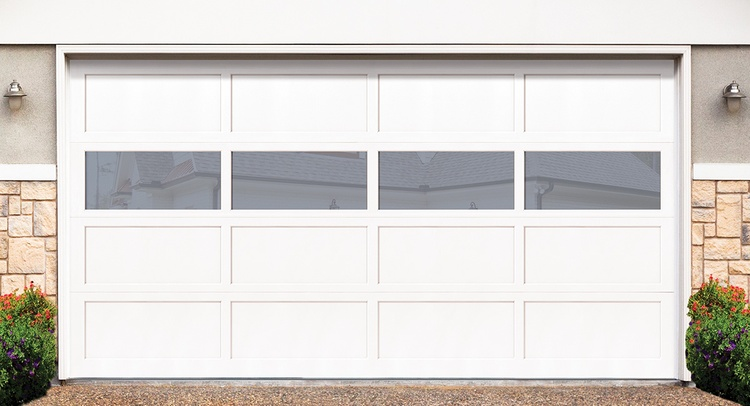
%> input picture raw/windows.jpg, 750 x 406 px, shrunk from 1200 x 650 before the run
$ octave edge-demo-detail.m   (GNU Octave 9; MATLAB toolbox functions it lacks are replaced by stand-ins)
%> lines starting %> are read from the running program, lines starting %| are printed output that depends on the picture; in (x1, y1, x2, y2) boxes, pixels count from 0 and x2, y2 are one past the last pixel; in counts of white or black regions, pixels touching at a corner belong together; the program's own positions count from 1
%% Edge Detection Detail
% Load the image
building2 = imread('../raw/windows.jpg');
%> building2 is the input picture: size 406x750x3 uint8; mean R, G, B 214.4, 210.3, 206.4

% Display the original image
imshow(building2);
title('Original Image');

% Convert the image to grayscale
gray_building = rgb2gray(building2);
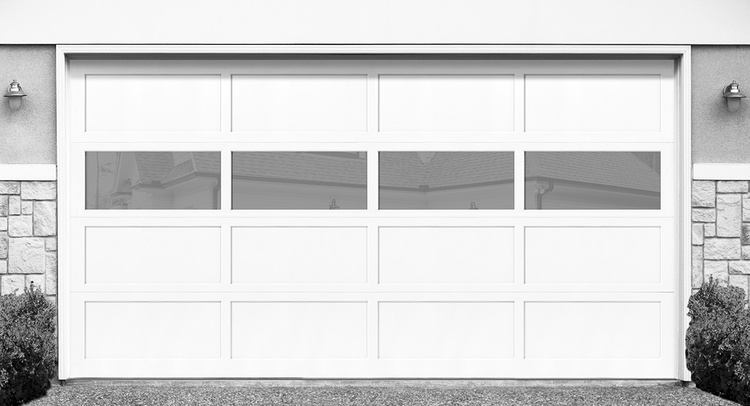
%> gray_building: size 406x750 uint8; min 0, max 255, mean 211.1

%% Edge Detection
% Edge Detection options
edge_prewitt = edge(gray_building, 'Prewitt');
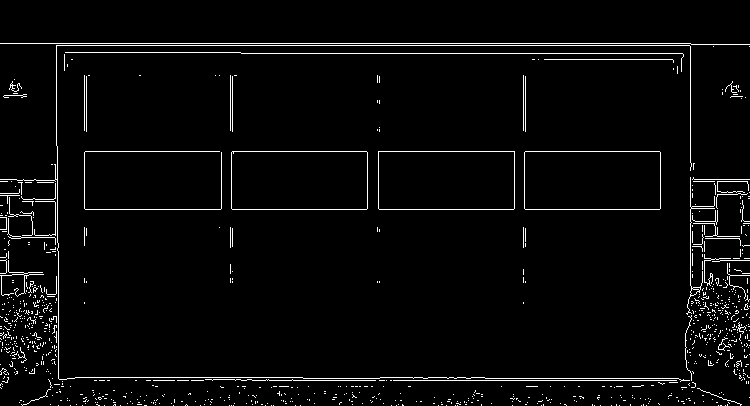
%> edge_prewitt: size 406x750 logical; 3.3% white in thin lines or dots, all inside (x1, y1, x2, y2) = (0, 43, 750, 406)
edge_roberts = edge(gray_building, 'Roberts');
%> edge_roberts: size 406x750 logical; 2.8% white in thin lines or dots, all inside (x1, y1, x2, y2) = (0, 42, 750, 406)
edge_sobel = edge(gray_building, 'Sobel');

% Visualizing the difference
figure;

subplot('Position',[0.02 0.35 0.3 0.3]);
imshow(edge_prewitt);
title('Prewitt Edge Detection');

subplot('Position',[0.35 0.35 0.3 0.3]);
imshow(edge_roberts);
title('Roberts Edge Detection');

subplot('Position',[0.68 0.35 0.3 0.3]);
imshow(edge_sobel);
title('Sobel Edge Detection');

%% Edge Detection Filled
%Fill holes
figure;

subplot('Position',[0.02 0.35 0.3 0.3]);
imshow(imfill(edge_prewitt,'holes'));
title('Prewitt Edge Detection Filled');

subplot('Position',[0.35 0.35 0.3 0.3]);
imshow(imfill(edge_roberts,'holes'));
title('Roberts Edge Detection Filled');

subplot('Position',[0.68 0.35 0.3 0.3]);
imshow(imfill(edge_sobel,'holes'));
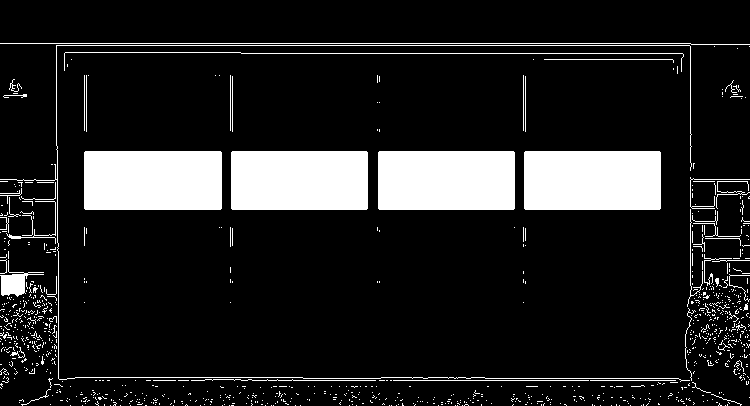
%> displayed picture: size 406x750 logical; 13.7% white; 946 white regions (892 under 20 px), largest, box (x1, y1, x2, y2) and area: (84, 151, 222, 210) 8138, (231, 151, 368, 210) 8079, (378, 151, 515, 210) 8079
title('Sobel Edge Detection Filled');


%% Image of Owl
% Load the image
owl = imread('../raw/small_owl.jpg');
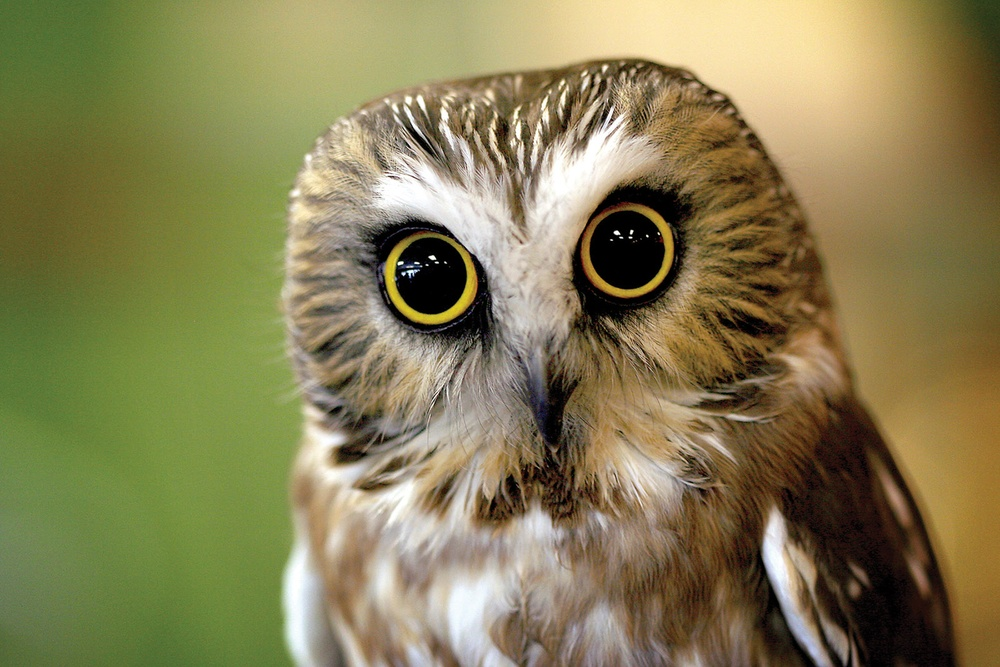
%> input picture raw/small_owl.jpg, 1000 x 667 px, shrunk from 1600 x 1067 before the run
%> owl is the input picture: size 667x1000x3 uint8; mean R, G, B 133.9, 126, 83.8

% Display the original image
imshow(owl);
title('Original Image');

% Convert the image to grayscale
gray_owl = rgb2gray(owl);
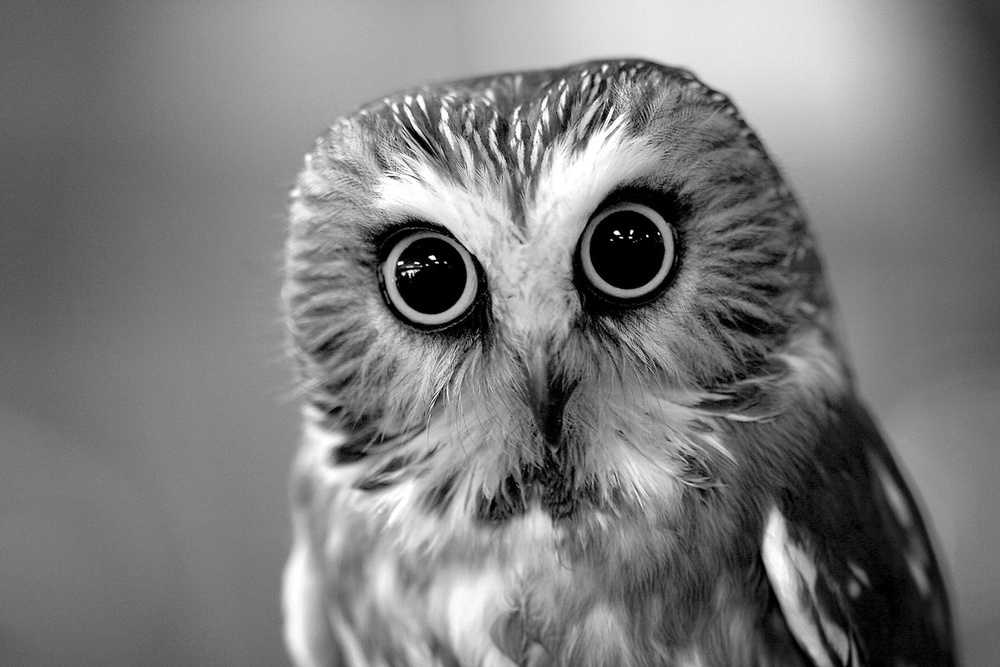
%> gray_owl: size 667x1000 uint8; min 0, max 255, mean 123.5

%% Sensitivity of the Edge detection method
% Perform edge detection using the Roberts operator and obtain the default threshold value
[edges_roberts, edge_threshold] = edge(gray_owl, 'Roberts');
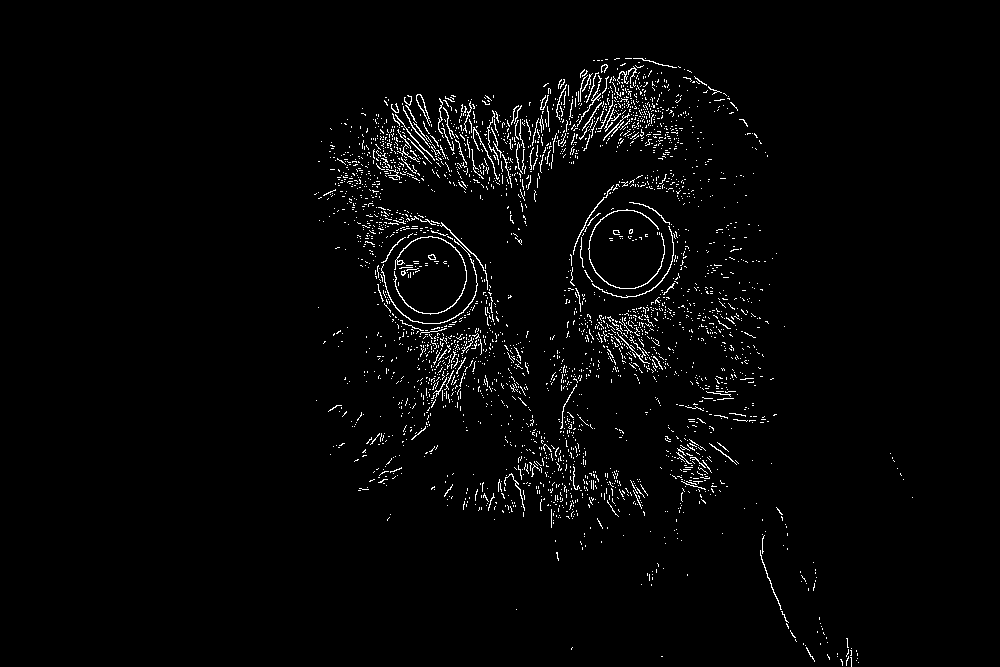
%> edges_roberts: size 667x1000 logical; 2.3% white in thin lines or dots, all inside (x1, y1, x2, y2) = (314, 58, 913, 667)
%> edge_threshold = 0.0881

%%  Sensitivity through threshold value
step_size = 0.0;
sensitivity = edge_threshold + step_size;
%> sensitivity = 0.0881

edges_prewitt2 = edge(gray_owl, 'Prewitt', sensitivity);
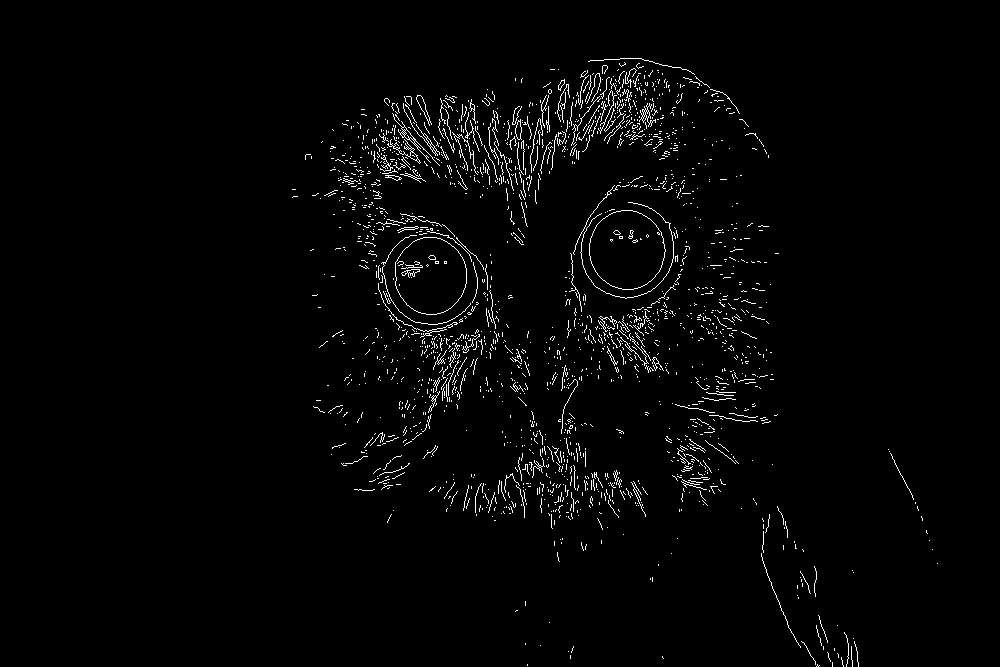
%> edges_prewitt2: size 667x1000 logical; 2.1% white in thin lines or dots, all inside (x1, y1, x2, y2) = (292, 58, 938, 667)
test = imshow(edges_prewitt2);
title(sprintf('Sensitivity: %.03f', sensitivity));
